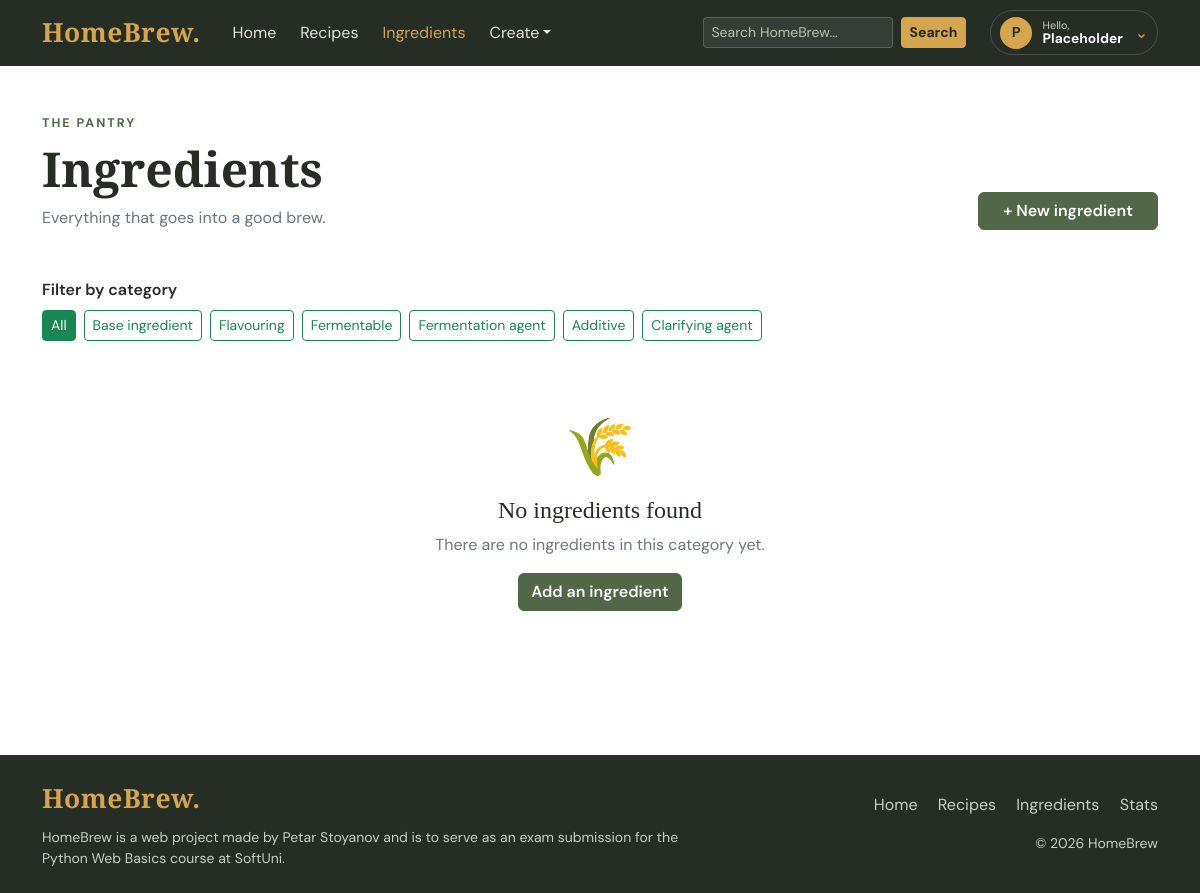
Page /catalog/ on the earlier database version.
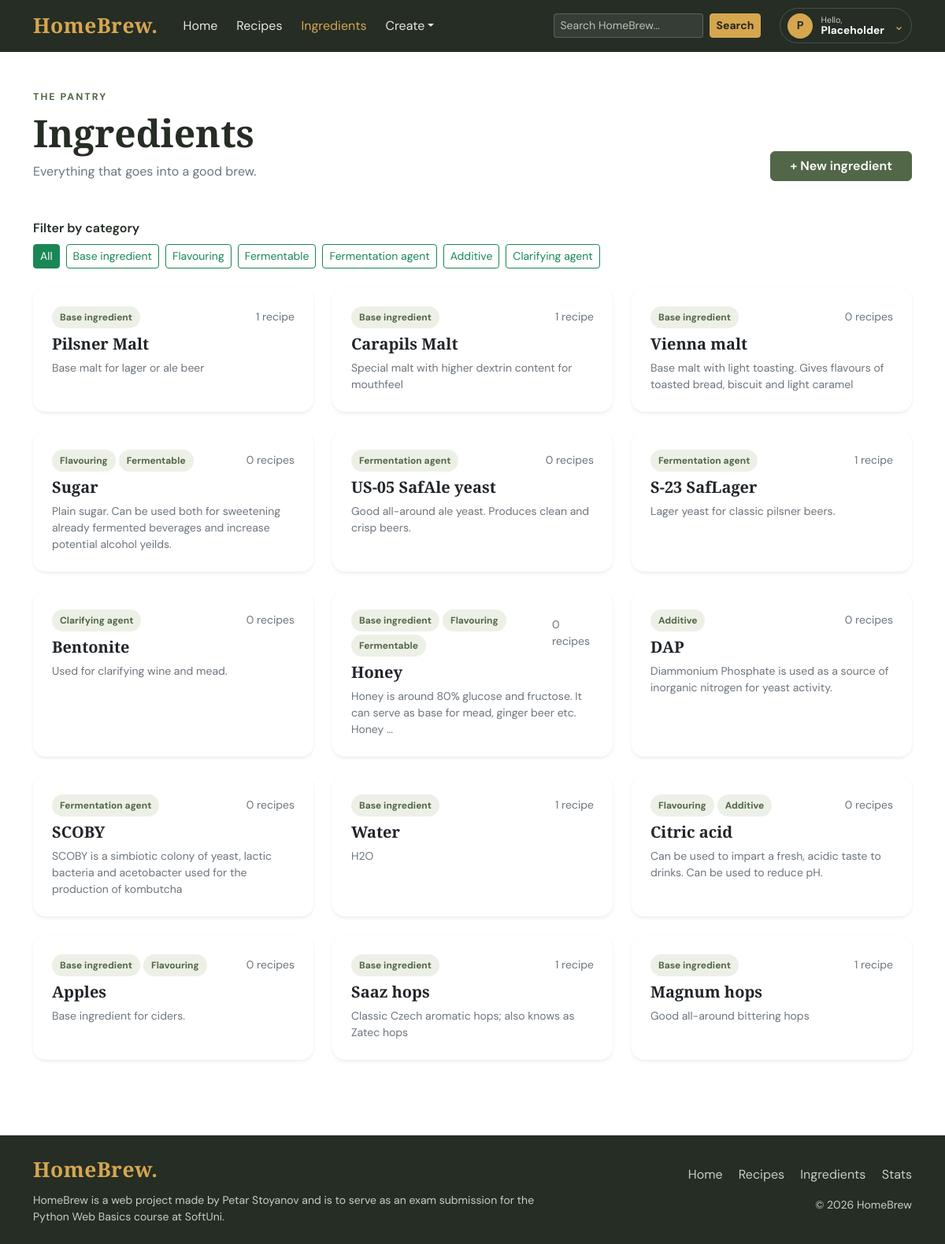
Same page on the later database version.
### catalog/models.py (models this page shows, shortened)
class Ingredient(TimestampMixin):
    class CategoryChoices(models.TextChoices):
        BASE = "Base", "Base ingredient"
        FLAVOURING = "Flavouring", "Flavouring"
        FERMENTABLE = "Fermentable", "Fermentable"
        FERMENTATION_AGENT = "Fermentation Agent", "Fermentation agent"
        ADDITIVE = "Additive", "Additive"
        CLARIFYING_AGENT = "Clarifying Agent", "Clarifying agent"
    name = models.CharField(max_length=50)
    categories = models.JSONField(default=list)
    description = models.TextField(blank=True, null=True)
    @property
    def category_labels(self):
        choices = dict(self.CategoryChoices.choices)
        labels = [choices.get(l, l) for l in self.categories]
        return labels

### catalog/views.py (the view)
# urls.py: path('', IngredientListView.as_view(), name='ingredient-list'),
class IngredientListView(ListView):
    model = Ingredient
    template_name = 'catalog/ingredient-list.html'
    context_object_name = 'ingredients'
    def get_queryset(self):
        qs = super().get_queryset()
        category = self.request.GET.get('category')
        if category in Ingredient.CategoryChoices.values:
            qs = qs.filter(categories__icontains=category)
        return qs

### templates/catalog/ingredient-list.html (shortened to what this page needs)
{% extends 'base.html' %}
{% block content %}
<div class="container py-5">
<div class="d-flex flex-column flex-md-row justify-content-between align-items-md-end gap-3 mb-5">
    <div>
        <p class="page-label mb-2">The pantry</p>
        <h1 class="display-5 fw-bold">Ingredients</h1>
        <p class="text-secondary mb-0">Everything that goes into a good brew.</p>
    </div>
    <a href="{% url 'catalog:ingredient-create' %}" class="btn btn-brew-green px-4">
        + New ingredient
    </a>
</div>
<div class="mb-4">
    <p class="fw-semibold mb-2">Filter by category</p>
    <div class="d-flex flex-wrap gap-2">
        <a href="{% url 'catalog:ingredient-list' %}"
           class="btn btn-sm btn-outline-success {% if not request.GET.category %}active{% endif %}">
            All
        </a>
        <a href="{% url 'catalog:ingredient-list' %}?category=Base"
           class="btn btn-sm btn-outline-success {% if request.GET.category == 'Base' %}active{% endif %}">
            Base ingredient
        </a>
        <a href="{% url 'catalog:ingredient-list' %}?category=Flavouring"
           class="btn btn-sm btn-outline-success {% if request.GET.category == 'Flavouring' %}active{% endif %}">
            Flavouring
        </a>
        <a href="{% url 'catalog:ingredient-list' %}?category=Fermentable"
           class="btn btn-sm btn-outline-success {% if request.GET.category == 'Fermentable' %}active{% endif %}">
            Fermentable
        </a>
        <a href="{% url 'catalog:ingredient-list' %}?category=Fermentation%20Agent"
           class="btn btn-sm btn-outline-success {% if request.GET.category == 'Fermentation Agent' %}active{% endif %}">
            Fermentation agent
        </a>
        <a href="{% url 'catalog:ingredient-list' %}?category=Additive"
           class="btn btn-sm btn-outline-success {% if request.GET.category == 'Additive' %}active{% endif %}">
            Additive
        </a>
        <a href="{% url 'catalog:ingredient-list' %}?category=Clarifying%20Agent"
           class="btn btn-sm btn-outline-success {% if request.GET.category == 'Clarifying Agent' %}active{% endif %}">
            Clarifying agent
        </a>
    </div>
</div>
<div class="row g-4">
    {% for ingredient in ingredients %}
        <div class="col-md-6 col-lg-4">
            <article class="ingredient-card card h-100 border-0 shadow-sm">
                <div class="card-body p-4 d-flex flex-column">
                    <div class="d-flex justify-content-between align-items-center mb-2">
                        <div class="d-flex flex-wrap gap-1">
                            {% for label in ingredient.category_labels %}
                                <span class="recipe-tag">{{ label }}</span>
                            {% endfor %}
                        </div>
                        <span class="small text-secondary">
                            {{ ingredient.recipes.count }} recipe{{ ingredient.recipes.count|pluralize }}
                        </span>
                    </div>
                    <h2 class="h5 fw-bold">
                        <a href="{% url 'catalog:ingredient-details' ingredient.pk %}"
                           class="text-decoration-none text-reset stretched-link">
                            {{ ingredient.name }}
                        </a>
                    </h2>
                    <p class="text-secondary small mb-0">
                        {{ ingredient.description|default:"No description yet."|truncatewords:18 }}
                    </p>
                </div>
            </article>
        </div>
    {% empty %}
        <div class="col-12 text-center py-5">
            <div class="display-4 mb-3">🌾</div>
            <h2 class="h4">No ingredients found</h2>
            <p class="text-secondary">
                There are no ingredients in this category yet.
            </p>
            <a href="{% url 'catalog:ingredient-create' %}" class="btn btn-brew-green">
                Add an ingredient
            </a>
        </div>
    {% endfor %}
</div>
</div>
{% endblock %}

Differences in the rows shown:
added Ingredient: category_labels "Base ingredient", recipes.count "1", name "Pilsner Malt", description "Base malt for lager or ale beer"
added Ingredient: category_labels "Base ingredient", recipes.count "1", name "Carapils Malt", description "Special malt with higher dextrin content for mouthfeel"
added Ingredient: category_labels "Base ingredient", recipes.count "0", name "Vienna malt", description "Base malt with light toasting. Gives flavours of toasted bread, biscuit and light caramel"
added Ingredient: category_labels "Flavouring" "Fermentable", recipes.count "0", name "Sugar", description "Plain sugar. Can be used both for sweetening already fermented beverages and increase potential alcohol yeilds."
added Ingredient: category_labels "Fermentation agent", recipes.count "0", name "US-05 SafAle yeast", description "Good all-around ale yeast. Produces clean and crisp beers."
added Ingredient: category_labels "Fermentation agent", recipes.count "1", name "S-23 SafLager", description "Lager yeast for classic pilsner beers."
added Ingredient: category_labels "Clarifying agent", recipes.count "0", name "Bentonite", description "Used for clarifying wine and mead."
added Ingredient: category_labels "Base ingredient" "Flavouring" "Fermentable", recipes.count "0", name "Honey", description "Honey is around 80% glucose and fructose. It can serve as base for mead, ginger beer etc. Honey …"
added Ingredient: category_labels "Additive", recipes.count "0", name "DAP", description "Diammonium Phosphate is used as a source of inorganic nitrogen for yeast activity."
added Ingredient: category_labels "Fermentation agent", recipes.count "0", name "SCOBY", description "SCOBY is a simbiotic colony of yeast, lactic bacteria and acetobacter used for the production of kombutcha"
added Ingredient: category_labels "Base ingredient", recipes.count "1", name "Water", description "H2O"
added Ingredient: category_labels "Flavouring" "Additive", recipes.count "0", name "Citric acid", description "Can be used to impart a fresh, acidic taste to drinks. Can be used to reduce pH."
added Ingredient: category_labels "Base ingredient" "Flavouring", recipes.count "0", name "Apples", description "Base ingredient for ciders."
added Ingredient: category_labels "Base ingredient", recipes.count "1", name "Saaz hops", description "Classic Czech aromatic hops; also knows as Zatec hops"
added Ingredient: category_labels "Base ingredient", recipes.count "1", name "Magnum hops", description "Good all-around bittering hops"
Other differences:
text no longer shown: "🌾 No ingredients found There are no ingredients in this category yet. Add an ingredient"
